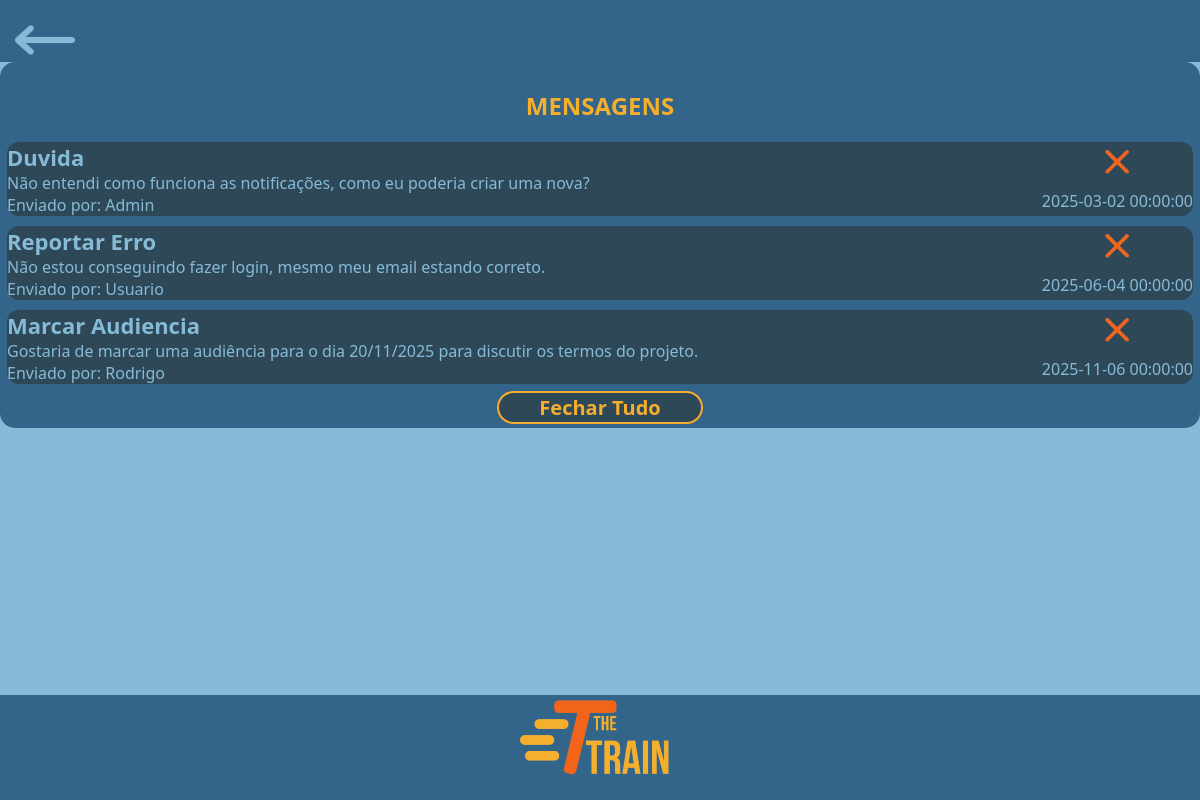
/private/admin/config/verMensagens.php (signed in), run on the app's committed database.
### tables this page shows
CREATE TABLE mensagens(
    id INT AUTO_INCREMENT PRIMARY KEY,
    tipo ENUM('Duvida', 'Reportar Erro', 'Marcar Audiencia') NOT NULL,
    id_remetente INT NOT NULL,
    id_destinatario INT NOT NULL,
    conteudo TEXT NOT NULL,
    data_envio TIMESTAMP DEFAULT CURRENT_TIMESTAMP,
    FOREIGN KEY (id_remetente) REFERENCES usuarios(id) ON DELETE CASCADE,
    FOREIGN KEY (id_destinatario) REFERENCES usuarios(id) ON DELETE CASCADE
);

CREATE TABLE usuarios(
	id INT AUTO_INCREMENT NOT NULL PRIMARY KEY,
    cargo ENUM('Administrador', 'Mecânico', 'Faxineiro', 'Supervisor', 'Operário', 'Piloto') NOT NULL,
    salario DECIMAL(10, 2) NOT NULL,
    genero ENUM('Feminino', 'Masculino', 'Prefiro não dizer', 'Outro') NOT NULL,
    dataNascimento DATE NOT NULL,
    senha VARCHAR(255) NOT NULL,
    email VARCHAR(255) NOT NULL,
    nome VARCHAR(120) NOT NULL,
    cpf VARCHAR(11) UNIQUE NOT NULL,
    tipo ENUM('admin', 'funcionario') NOT NULL,
    temTFA boolean,
    cep VARCHAR(8) NOT NULL,
    rua VARCHAR(255),
    cidade VARCHAR(255),
    estado VARCHAR(255),
    numero INT,
    imagemPerfil VARCHAR(120) NULL
);

### private/admin/config/verMensagens.php (the view, shortened to what this page needs)
<?php
include '../../conexao/conexao.php';
$id = $_SESSION['user_id'];
$sqlMensagens = "SELECT mensagens.id, mensagens.id_remetente, mensagens.tipo, mensagens.id_destinatario, mensagens.conteudo, mensagens.data_envio, usuarios.nome AS nome_remetente FROM mensagens INNER JOIN usuarios ON mensagens.id_remetente = usuarios.id WHERE mensagens.id_destinatario = $id";
$reultMensagens = $conn->query($sqlMensagens);
?>
<html lang="pt-br">
<head>
    <link rel="stylesheet" href="../../../style/style.css">
</head>
<body>
    <header class="headerAzulVoltar">
        <a href="configAdmin.php"><img src="../../../assets/icons/header/setaEsquerda.png" alt="Seta"></a>
    </header>
    <section class="secaoInfo">
            <div class="textoCentral"><h2>MENSAGENS</h2></div>
            <div id="areaAlertas">
            <?php
            if($reultMensagens->num_rows > 0){
              while ($row = $reultMensagens->fetch_assoc()){
                $nomeTipo = $row['tipo'];
                $conteudo = $row['conteudo'];
                $data = $row['data_envio'];
                $idMensagem = $row['id'];
                $nomeRemetente = $row['nome_remetente'];
                echo "<div class='alerta'>
                <div class='textoEsquerda'>
                    <p class='mensagemPrincipal margin-0'>" . $nomeTipo . "</p>
                    <p class='mensagemSecundaria margin-0'>$conteudo</p>
                    <p class='mensagemSecundaria margin-0'>Enviado por: $nomeRemetente</p>
                </div>
                <div class='finalAlerta'>
                    <a href='fecharMensagem.php?ida=$idMensagem'><img src='../../../assets/icons/alertas/fecharIcone.png'></a>
                    <p id='horarioEnvio' class='data_envio' >$data</p>
                </div>
                ";
                echo "</div>";
            }
            }else{
                echo "<div id='semAlertas'>Não há mensagens.</div>";
            }
            ?>
            </div>
            <a href="fecharTodasMensagens.php" class="botaoAmarelo">Fechar Tudo</a>
        </section>
    <footer class="footerAzulLogo">
        <img src="../../../assets/logos/logoCompleta.png" alt="Logo">
    </footer>
</body>
</html>

### style/style.css (style rules this page uses)
:root { --corAzulNormal: #33658a; --corAzulEscuro: #2f4858; --corAmarelo: #f6ae2d; --corAzulClaro: #86bbd8; --fonte-Segoe: 'Segoe UI', Tahoma, Geneva, Verdana, sans-serif; --fonte-OpenSans: OpenSans, Arial, Helvetica, sans-serif; --corLaranja: #f26419; }
.textoCentral { text-align: center; }
.textoEsquerda { text-align: left; }
.margin-0 { margin: 0; }
body { background-color: var(--corAzulClaro); margin: 0; min-height: 100vh; font-family: var(--fonte-Segoe); }
.headerAzulVoltar { padding: 25px 15px 7px 15px; background-color: var(--corAzulNormal); }
.headerAzulVoltar img { height: 30px; }
.footerAzulArredondado, .footerAzulLogo { background-color: var(--corAzulNormal); position: fixed; width: 100%; bottom: 0; display: flex; justify-content: center; align-items: center; }
.footerAzulLogo { padding-top: 5px; }
.footerAzulLogo img { height: 100px; }
.secaoInfo { background-color: var(--corAzulNormal); border-radius: 15px; margin: 5px 10px; padding: 7px; text-align: center; }
.secaoInfo, .secaoInfoManutencao h2 { color: var(--corAmarelo); margin: 0 0 10px 0; }
.botaoAmarelo { text-decoration: none; color: var(--corAmarelo); font-weight: bold; background-color: var(--corAzulEscuro); font-size: 20px; padding: 1px 40px; border: solid 2px var(--corAmarelo); border-radius: 20px; cursor: pointer; }
.alerta { display: flex; background-color: var(--corAzulEscuro); border-radius: 12px; color: var(--corAzulClaro); margin: 10px 0; }
.alerta img { width: 50px; height: 50px; margin: 5px 10px; }
.finalAlerta { margin-left: auto; }
.finalAlerta a { border: none; background-color: transparent; cursor: pointer; }
.finalAlerta a img { height: 30px; width: 30px; }
.finalAlerta p { margin: 0; height: 30px; align-content: end; }
.mensagemPrincipal { font-size: 22px; font-weight: 700; }
.mensagemSecundaria { word-break: break-word; }

### data on the page
mensagens: tipo "Duvida", conteudo "Não entendi como funciona as notificações, como eu poderia criar uma nova?", id_remetente.nome "Admin", data_envio "2025-03-02 00:00:00"
mensagens: tipo "Reportar Erro", conteudo "Não estou conseguindo fazer login, mesmo meu email estando correto.", id_remetente.nome "Usuario", data_envio "2025-06-04 00:00:00"
mensagens: tipo "Marcar Audiencia", conteudo "Gostaria de marcar uma audiência para o dia 20/11/2025 para discutir os termos do projeto.", id_remetente.nome "Rodrigo", data_envio "2025-11-06 00:00:00"
